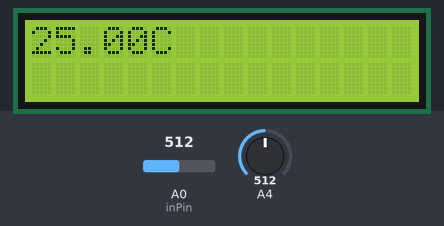
Bench run of a sketch on a simulated Arduino Uno, built with avr-gcc and run on an emulated ATmega328P. Shown: 16×2 character LCD. The test bench sets the inputs (shaded band); at power-on: A0 (inPin) = 512, A4 = 512.

Above: at 1.6 s.
1.7 s: A0 (inPin) set to 0
At 3.5 s:
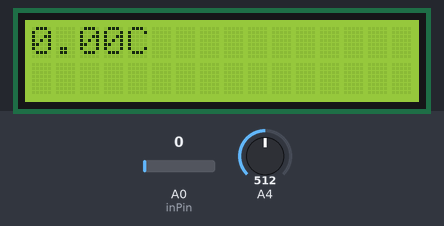
4.5 s: A0 (inPin) set to 122
At 6.4 s:
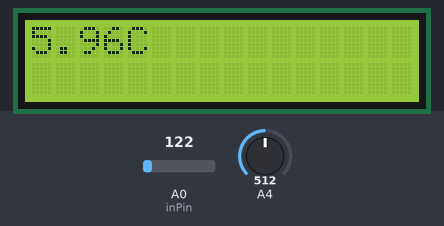
Timing chart, 0 to 7.9 s (numbered marks = the images above; inputs shaded):
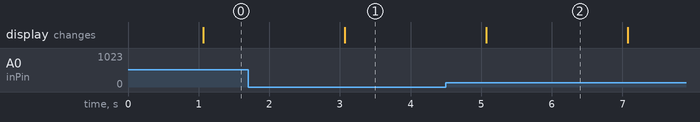

Measured:
- after the input at 1.7 s, the display: changes after 1.4 s (image 1)
- after the input at 4.5 s, the display: changes after 0.57 s (image 2)

The sketch:

led_temp.ino
```cpp
#include <LiquidCrystal.h>
LiquidCrystal lcd(12, 11, 5, 4, 3, 2); //Digital pins to which you connect the LCD
const int inPin = A0;                   // A0 is where you connect the sensor
void setup()
{
  lcd.begin(16,2);
  pinMode(A0,INPUT);
}
void loop()
{
 int a;
  a=analogRead(A0);
  Serial.println(a);
  delay(1000);
  int value = analogRead(a); // read the value from the sensor
  lcd.setCursor(0,1);
  float millivolts = (value / 1024.0) * 5000;
  float celsius = millivolts / 100;
  lcd.clear();
  lcd.setCursor(0,0);
  lcd.print(celsius);
  lcd.print("C");
  //lcd.setCursor(0,1);
  //lcd.print((celsius * 9)/5 + 32); //turning the celsius into fahrehait
  //lcd.print("F");
  delay(1000);
}
```
